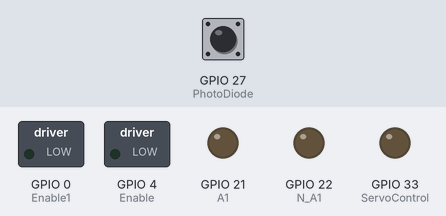
A sketch run on a simulated ESP32. On the bench: switched loads named in the sketch (green lamp = pin HIGH), output pins drawn as LEDs (lit = HIGH). The test bench sets the inputs (shaded band); at power-on: GPIO 27 (PhotoDiode) HIGH. WiFi joins after 1.5 s; servers stay silent unless stated; what the sketch prints to the serial monitor is not drawn.

Above: at 0.0 s.
At 3.2 s:
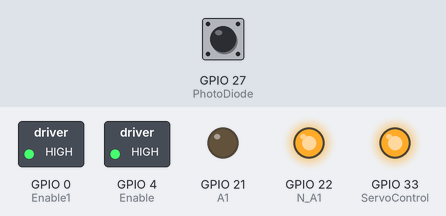
3.3 s: GPIO 27 (PhotoDiode) pulsed LOW 2 times (0.12 s each, 0.3 s apart)
Timing chart, 0 to 6.3 s (numbered marks = the images above; inputs shaded):
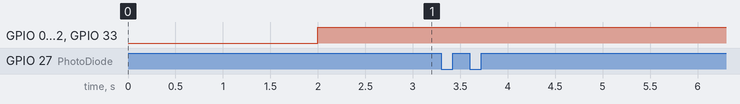

The sketch:

Car.ino
```cpp
/*This is the code running on the Receiver Side
The car is running on station mode, which connects to the access point on the controller
Author: Yupeng Li */
//GPIO 4 USED for the WEAPON SWITCH
#include <WiFi.h>;//include WiFi library
#include <WiFiUdp.h>;//include UDP packet
int port = 1609;//Port number 1609 used for communication
int cb = 0;//A flag used to tell if a package is received
int val = 0;//A value used to store analogread value
int servoread = 0;//A value used to store servo receving value
void receivePacket();//function prototype for receiving packet
int MessageReceived = 0;//declare the messagereceived integer
const char* ssid = "SmartGuangming";//initialize WiFi name
WiFiUDP  UDPTestServer;//Setup UDP protocal
IPAddress myIPaddress(192,168,1,142);//Declare my own IP address
const int UDP_PACKET_SIZE = 100;//declare the packet size to be 100
byte packetBuffer[UDP_PACKET_SIZE + 1];//delcare the an array with size of packet+1
char udpBuffer[UDP_PACKET_SIZE];//declare an array with size of udp packet
IPAddress ipTarget(192,168,1,125);//declare the ipaddress sending packet to

const int LEDC_CHANNEL = 0;//interrupt channel 0
const int LEDC_CHANNEL1 = 1;//interrupt channel 1
const int LEDC_CHANNEL_SERVO = 2;//interrupt channel 2
const int LEDC_RESOLUTION_BITS=13;//bits of resolution is 13
const int LEDC_RESOLUTION = ((1<<LEDC_RESOLUTION_BITS)-1);//resolution is 2^13
const int LEDC_FREQ_HZ = 5000;//interrupt frequency set to be 5000
const int LEDC_FREQ_HZ_SERVO = 50;//interrupt frequency for servo set to be 50
const int A1= 21;//1A used to control the direction on H bridge
const int N_A1 =22;//4A used to control the NOT direction on H bridge
const int Enable=4;//Enable pin used to control the PWM on H bridge 1
const int Enable1 = 0;//Enable pin used to control PWM on H bridge 2
const int ServoControl = 33;//Servo control pin used to control the PWM for the servo
const int PhotoDiode = 27;
//--------------------------------------------------------------------------------------
//The following are the constants used for the VIVE sensing
int prevT =0;
int currT = 0;
int flagx = 1;
int flagy = 0;
int start = 0 ;
int counter = 0;
int timediff = 0;
int endofAuto = 1;
//The end for constants used for VIVE sensing
//--------------------------------------------------------------------------------------
//The following function is stored in RAM for interrupt
void IRAM_ATTR calcT(){ // interrupt function
  if(digitalRead(PhotoDiode) == LOW){ // This checks for pulse width
    currT = micros(); // finds time in microseconds
    timediff = currT - prevT; // calculate time of the pulse width
    if(timediff < 60){ // if the width is less than 60, which is less than the pulse width of the sync pulse, but larger than the x/y pulses
      if(flagx){ // if the x flag is on
        Serial.print("x-pulse: "); // print out the pulse value
        Serial.println(timediff);
        delayMicroseconds(1);
        flagx = 0; // set the flag to 0 so that we dont read the next pulse as x
        flagy = 1; // turn this flag on to read the next pulse as y
      }
      else if(flagy){ // if x flag isnt on but y flag is on
        Serial.print("  y-pulse: "); // print out the pulse value
        Serial.println(timediff);
        delayMicroseconds(1);
//        flagx = 1;
        flagy = 0; // reset the flag back to 0. At this point, both the x and y flags are off.
      }
      counter = 0; // reset the counter. This is mainly for the else statement where we look at the counter value and the flags on line 49 (if nothing changes)
    }
    else{
//      Serial.println("im counting up");
      counter++; // increments the counter
//      Serial.println(counter);
      if(counter == 3){ // if I have counted 3 sync pulses, then I know the next pulse has to be an x pulse.
        flagx = 1; // because we know the next one is an x pulse, we can safely set the x flag on and prepare for the next pulse.
        counter = 1; // reset the counter to 1. This time we did not set it to 0 because we need to calculate the x time distance, which requires the counter to be 1 (as seen in the else statement below)
//        Serial.println(counter);
      }
    }
    start = prevT; // sets the start time to the rising edge of the pulse. This helps find the x/y time distance
    prevT = currT; // resets the previous time to the current time to be used in finding the pulse width
  }
  else{ // Here we are looking at the rising edge.
//    Serial.println("im in else");
    currT = micros(); // finds the time in microseconds
    timediff = currT - start; //calculate the time difference
    if(counter == 1 && (flagx || flagy)){ // checks whether the counter is 1 and if either flag is on. The counter is always on before the x and y pulses, as well as after the y pulse; however, we prevent the issue of counting the sync pulse after the y pulse by checking the flags, which are both 0 after the y pulse.
      if(flagx){ // checks the x flag. If x flag is on here, then we are on the x pulse. Else, on the y pulse.
        Serial.print("    x time:"); // print the x time distance
        Serial.println(timediff);
        delayMicroseconds(1);
      }
      else{ // on y pulse
        Serial.print("      y time:"); // print the y time distance
        Serial.println(timediff);
        delayMicroseconds(1);
      }
    }
    prevT = currT; // set the previous time to current time (on rising edge) for pulse width.
  }
}
//The end of the interrupt function for VIVE sensing
//--------------------------------------------------------------------------------------


//The following is the setup function which only runs once
void setup() {
  // put your setup code here, to run once:
Serial.begin(115200);//Setup Serial Communication at 115200(For debug)
Serial.println();   //Printing information regarding to connection
Serial.print("Connecting to");
Serial.println(ssid);
WiFi.mode(WIFI_STA);//Set WiFi mode to station
WiFi.config(myIPaddress,IPAddress(192,168,1,1),IPAddress(255,255,255,0));
//Set up IP address, GateWay and Mask
WiFi.begin(ssid);//Begin WiFi connection at selected WiFi name
WiFi.setSleep(false);//Set mode of WiFi to let it never sleep
if (endofAuto == 0)
{
  detachInterrupt(digitalPinToInterrupt(PhotoDiode));

}
while (WiFi.status()!=WL_CONNECTED);//A loop runs until WiFi is connected
{
  delay(500);//wait for 0.5 seconds
  Serial.print(".");//print a dot while waiting
}
Serial.println("WiFi Connected ");//Print WiFi is connected when it is connected

/* The following lines turns the WiFi mode into AP mode */
// WiFi.mode(WIFI_AP);
// WiFi.softAP(ssid);
// delay(100);
// WiFi.softAPConfig(myIPaddress,IPAddress(192,168,1,1),IPAddress(255,255,255,0));

UDPTestServer.begin(port);//begin UDP protocal communication on the assigned port
packetBuffer[UDP_PACKET_SIZE] = 0;//Null terminated the packetBuffer
ledcSetup(LEDC_CHANNEL,LEDC_FREQ_HZ,LEDC_RESOLUTION_BITS);//Set up LEDC channel 0 at 5000HZ, 2^13 resolution
ledcSetup(LEDC_CHANNEL1,LEDC_FREQ_HZ,LEDC_RESOLUTION_BITS);//Set up LEDC Channel 1 at 5000Hz, 2^13 resolution
ledcSetup(LEDC_CHANNEL_SERVO,LEDC_FREQ_HZ_SERVO,LEDC_RESOLUTION_BITS);//Setup LEDC Channel 2 at 50Hz, 2^13 resolution
ledcAttachPin(Enable,LEDC_CHANNEL);//Attach ledc at LEDC_CHANNEL to PWM1
ledcAttachPin(Enable1,LEDC_CHANNEL1);//Attch ledc at LEDC_CHANNEL_1 to PWM2
ledcAttachPin(ServoControl,LEDC_CHANNEL_SERVO);//Attach ledc at LEDC_CHANNEL_SERVO to servo control pin
pinMode(A1,OUTPUT);//Set 1A as output
pinMode(N_A1,OUTPUT);//Set 4A as output
// pinMode(EnableControl,INPUT);
pinMode(ServoControl,OUTPUT);//Set ServoControl as output
pinMode(PhotoDiode,INPUT);//Set the PhotoDiode pin as an input pin
attachInterrupt(digitalPinToInterrupt(PhotoDiode),calcT,CHANGE);//make the interrupt

}

//The end of the setup function
//--------------------------------------------------------------------------------------

void loop() {
  // put your main code here, to run repeatedly:
  receivePacket();//run the receive packet subroutine
  int psudoduty = val -2000;//remap the DC PWM received -> -1000 to 1000
  Serial.println(psudoduty);//Print out the received value (for debugging)
  uint32_t duty = LEDC_RESOLUTION*abs(psudoduty)/1000;//duty cycle = psudoduty*resolution/1000

//When psudoduty is greater than 0, turn the wheels forward by setting both direction pins to HIGH
  if ((psudoduty) >= 0){
  digitalWrite(A1,HIGH);
  digitalWrite(N_A1,LOW);
  Serial.println("Rotating forward");
  }

  //When the psudoduty is smaller than 0, turn the wheels backward by setting both direction pins to LOW
  else if ((psudoduty)<0)
  {
  Serial.println("Rotating backward");
  digitalWrite(A1,LOW);
  digitalWrite(N_A1,HIGH);
  }

  ledcWrite(LEDC_CHANNEL,duty);//Run the motors at given duty cycle to control there speed
  ledcWrite(LEDC_CHANNEL1,duty);//Run the motors at given duty cycle to control there speed
    uint32_t servoduty = map(servoread,4000,5000,450,1050)*LEDC_RESOLUTION/10000;//map the servo duty to 450-1050 which correspond to full left and full right
    Serial.println("Servo duty");
    Serial.println(map(servoread,4000,5000,450,1050));//Print out the servo duty(For debugging)
    ledcWrite(LEDC_CHANNEL_SERVO,servoduty);//PWM to servo motor based on the received duty cycle
  cb = 0;//Set the receive pack back to 0
}


/*Subroutine used to receive and parse packet*/
void receivePacket(){
  cb = UDPTestServer.parsePacket();//Set cb to the length of the packet received
  if (cb){//When cb is not 0
    UDPTestServer.read(packetBuffer,UDP_PACKET_SIZE);//Read packetbuffer with UDP_PACKET_SIZE from the UDP packet received
    val = (packetBuffer[1]<<8 |packetBuffer[0]);//Save the first two bytes of the packet received as the PWM for DC motors
    servoread = (packetBuffer[3]<<8|packetBuffer[2]);//Save the second two bytes of the packet received as the PWM for servo motors

  }
}
```
